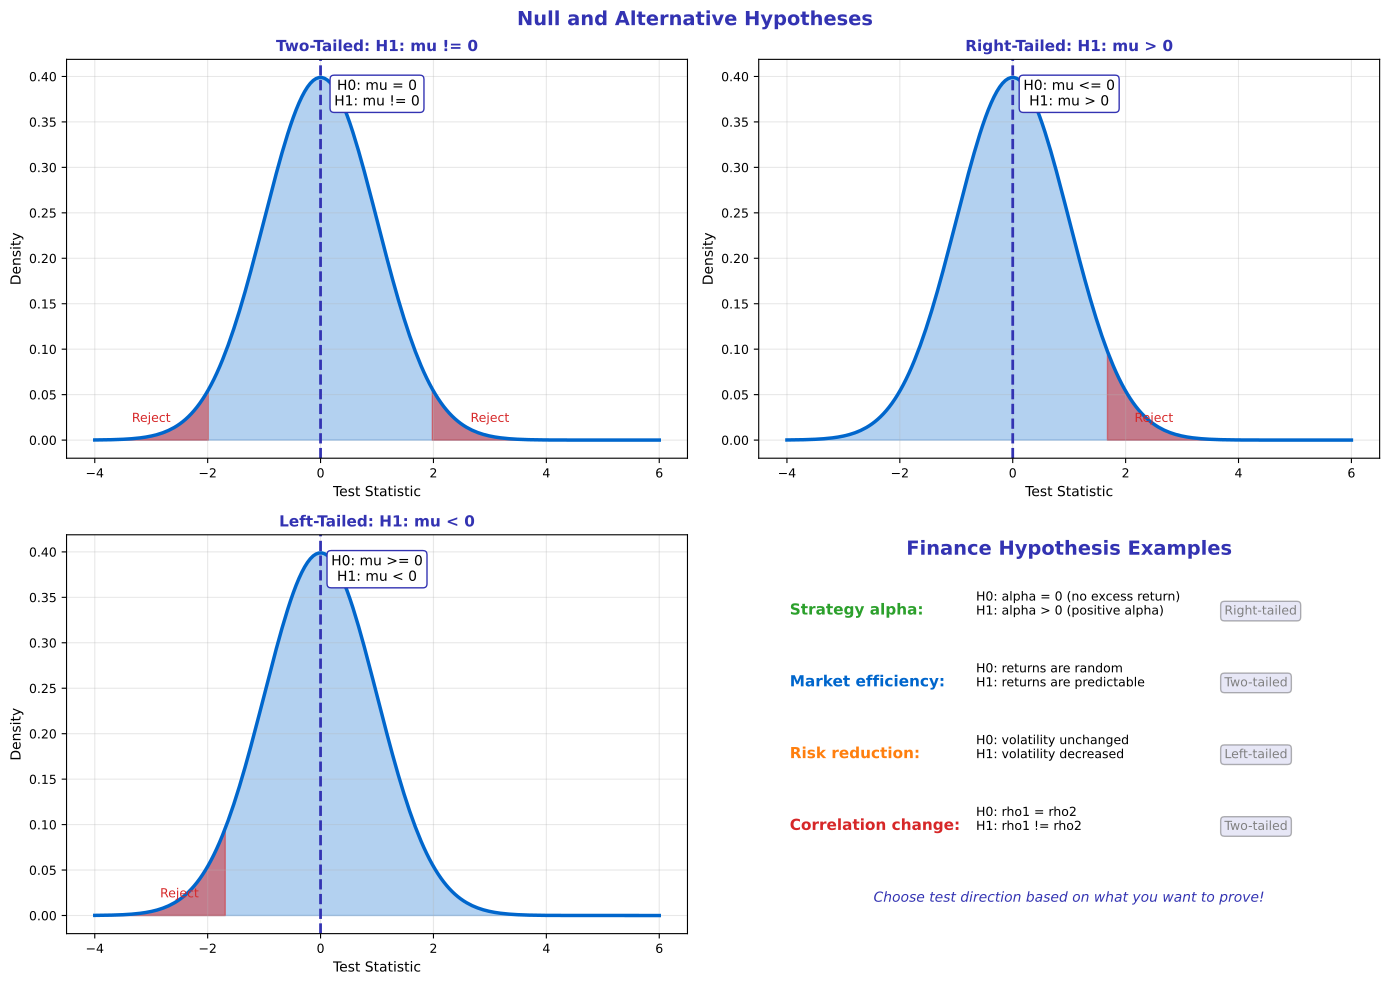

Here is the Python script that generated this plot:
"""Null vs Alternative Hypothesis - Setting up the test"""
import matplotlib.pyplot as plt
import numpy as np
from scipy import stats
from pathlib import Path

plt.rcParams.update({
    'font.size': 10,
    'axes.labelsize': 10,
    'axes.titlesize': 11,
    'xtick.labelsize': 9,
    'ytick.labelsize': 9,
    'legend.fontsize': 9,
    'figure.figsize': (10, 6),
    'figure.dpi': 150
})

MLPURPLE = '#3333B2'
MLLAVENDER = '#ADADE0'
MLBLUE = '#0066CC'
MLORANGE = '#FF7F0E'
MLGREEN = '#2CA02C'
MLRED = '#D62728'

fig, axes = plt.subplots(2, 2, figsize=(14, 10))
fig.suptitle('Null and Alternative Hypotheses', fontsize=14, fontweight='bold', color=MLPURPLE)

x = np.linspace(-4, 6, 200)

# Plot 1: Two-tailed test
ax1 = axes[0, 0]
y = stats.norm.pdf(x, loc=0, scale=1)
ax1.plot(x, y, color=MLBLUE, linewidth=2.5)
ax1.fill_between(x, y, alpha=0.3, color=MLBLUE)

# Critical regions
z_crit = 1.96
ax1.fill_between(x, y, where=x <= -z_crit, alpha=0.5, color=MLRED)
ax1.fill_between(x, y, where=x >= z_crit, alpha=0.5, color=MLRED)
ax1.axvline(0, color=MLPURPLE, linewidth=2, linestyle='--')

ax1.set_title('Two-Tailed: H1: mu != 0', fontsize=11, fontweight='bold', color=MLPURPLE)
ax1.set_xlabel('Test Statistic', fontsize=10)
ax1.set_ylabel('Density', fontsize=10)
ax1.grid(alpha=0.3)
ax1.text(0.5, 0.95, 'H0: mu = 0\nH1: mu != 0', transform=ax1.transAxes, fontsize=10, va='top', ha='center',
         bbox=dict(boxstyle='round', facecolor='white', edgecolor=MLPURPLE))
ax1.annotate('Reject', xy=(-3, 0.02), fontsize=9, color=MLRED, ha='center')
ax1.annotate('Reject', xy=(3, 0.02), fontsize=9, color=MLRED, ha='center')

# Plot 2: Right-tailed test
ax2 = axes[0, 1]
ax2.plot(x, y, color=MLBLUE, linewidth=2.5)
ax2.fill_between(x, y, alpha=0.3, color=MLBLUE)

z_crit_right = stats.norm.ppf(0.95)
ax2.fill_between(x, y, where=x >= z_crit_right, alpha=0.5, color=MLRED)
ax2.axvline(0, color=MLPURPLE, linewidth=2, linestyle='--')

ax2.set_title('Right-Tailed: H1: mu > 0', fontsize=11, fontweight='bold', color=MLPURPLE)
ax2.set_xlabel('Test Statistic', fontsize=10)
ax2.set_ylabel('Density', fontsize=10)
ax2.grid(alpha=0.3)
ax2.text(0.5, 0.95, 'H0: mu <= 0\nH1: mu > 0', transform=ax2.transAxes, fontsize=10, va='top', ha='center',
         bbox=dict(boxstyle='round', facecolor='white', edgecolor=MLPURPLE))
ax2.annotate('Reject', xy=(2.5, 0.02), fontsize=9, color=MLRED, ha='center')

# Plot 3: Left-tailed test
ax3 = axes[1, 0]
ax3.plot(x, y, color=MLBLUE, linewidth=2.5)
ax3.fill_between(x, y, alpha=0.3, color=MLBLUE)

z_crit_left = stats.norm.ppf(0.05)
ax3.fill_between(x, y, where=x <= z_crit_left, alpha=0.5, color=MLRED)
ax3.axvline(0, color=MLPURPLE, linewidth=2, linestyle='--')

ax3.set_title('Left-Tailed: H1: mu < 0', fontsize=11, fontweight='bold', color=MLPURPLE)
ax3.set_xlabel('Test Statistic', fontsize=10)
ax3.set_ylabel('Density', fontsize=10)
ax3.grid(alpha=0.3)
ax3.text(0.5, 0.95, 'H0: mu >= 0\nH1: mu < 0', transform=ax3.transAxes, fontsize=10, va='top', ha='center',
         bbox=dict(boxstyle='round', facecolor='white', edgecolor=MLPURPLE))
ax3.annotate('Reject', xy=(-2.5, 0.02), fontsize=9, color=MLRED, ha='center')

# Plot 4: Finance examples
ax4 = axes[1, 1]
ax4.axis('off')

ax4.text(0.5, 0.95, 'Finance Hypothesis Examples', ha='center', fontsize=14,
         fontweight='bold', color=MLPURPLE, transform=ax4.transAxes)

examples = [
    ('Strategy alpha', 'H0: alpha = 0 (no excess return)\nH1: alpha > 0 (positive alpha)', 'Right-tailed', MLGREEN),
    ('Market efficiency', 'H0: returns are random\nH1: returns are predictable', 'Two-tailed', MLBLUE),
    ('Risk reduction', 'H0: volatility unchanged\nH1: volatility decreased', 'Left-tailed', MLORANGE),
    ('Correlation change', 'H0: rho1 = rho2\nH1: rho1 != rho2', 'Two-tailed', MLRED),
]

y = 0.8
for title, hypothesis, test_type, color in examples:
    ax4.text(0.05, y, title + ':', fontsize=11, fontweight='bold', color=color, transform=ax4.transAxes)
    ax4.text(0.35, y, hypothesis, fontsize=9, transform=ax4.transAxes)
    ax4.text(0.75, y, test_type, fontsize=9, color='gray', transform=ax4.transAxes,
             bbox=dict(boxstyle='round', facecolor=MLLAVENDER, alpha=0.3))
    y -= 0.18

ax4.text(0.5, 0.08, 'Choose test direction based on what you want to prove!',
         ha='center', fontsize=10, style='italic', color=MLPURPLE, transform=ax4.transAxes)

plt.tight_layout()
plt.savefig(Path(__file__).parent / 'chart.pdf', dpi=300, bbox_inches='tight')
plt.close()
